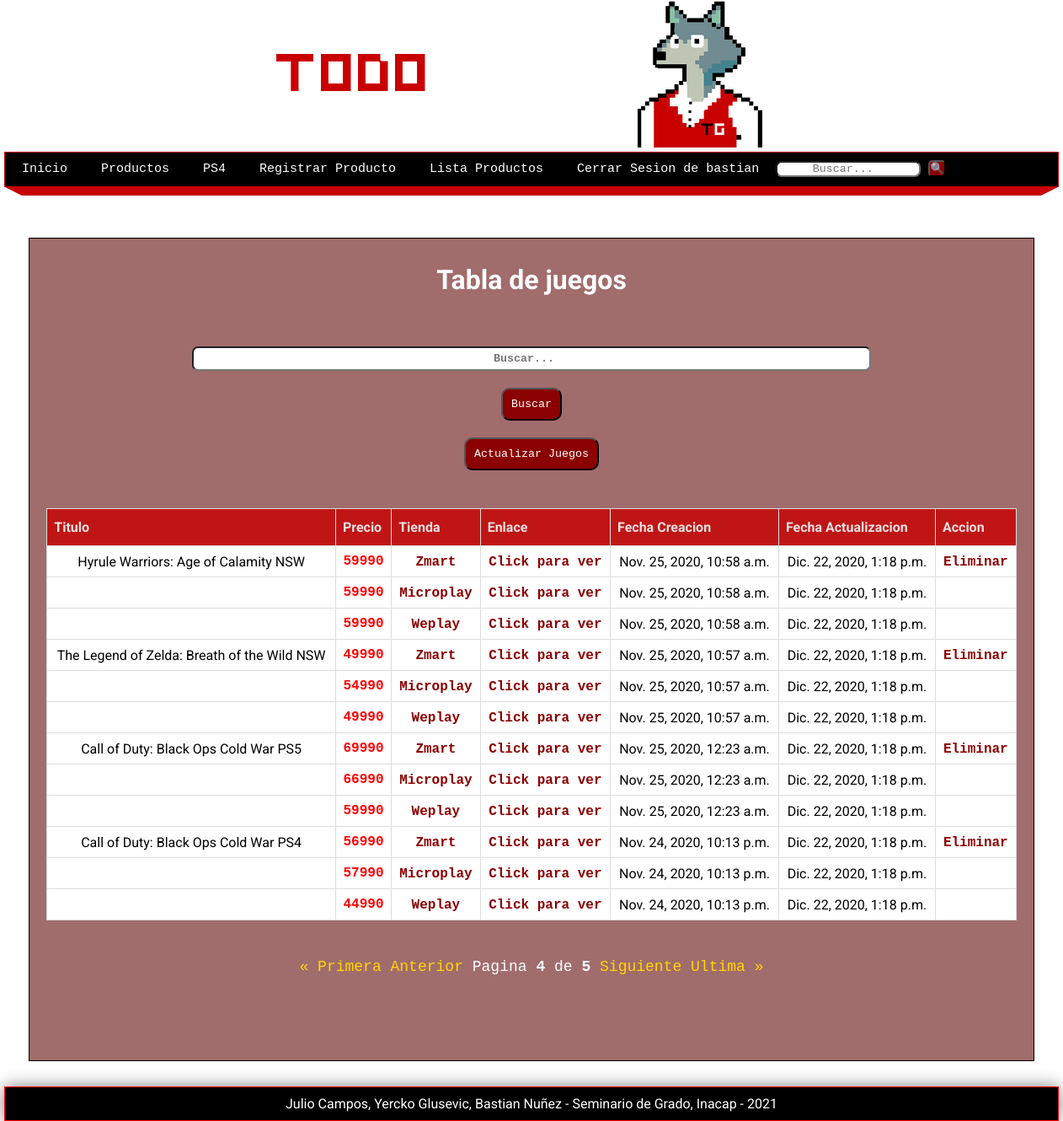
/juegos3/?page=4 (signed in), run on the app's committed database.
### pages/models.py (models this page shows, shortened)
class Game (models.Model):
    nombre = models.CharField(max_length=50)
    cod_juego = models.CharField(max_length=15, verbose_name='Codigo Juego')
    tienda1 = models.CharField(max_length=25, verbose_name='Zmart')
    tienda2 = models.CharField(max_length=25, verbose_name='MicroPlay')
    tienda3 = models.CharField(max_length=25, verbose_name='Weplay')
    precio1 = models.IntegerField(verbose_name='Precio Zmart')
    precio2 = models.IntegerField(verbose_name='Precio Microplay')
    precio3 = models.IntegerField(verbose_name='Precio Weplay')
    preciomasbajo = models.IntegerField(verbose_name='Precio mas bajo')
    enlace1 = models.CharField(max_length=250, verbose_name='Link Zmart')
    enlace2 = models.CharField(max_length=250, verbose_name='Link MicroPlay')
    enlace3 = models.CharField(max_length=250, verbose_name='Link Weplay')
    desc = RichTextField(default='null', verbose_name="Descripcion")
    link_imagen = models.TextField(default='null')
    created_at = models.DateTimeField(verbose_name='Creado el ')
    updated_at = models.DateTimeField(verbose_name='Editado el ')

### pages/views.py (the view)
# urls.py: path('juegos3/', views.juegos, name="juegos3"),
@login_required(login_url="login")
def juegos (request):
    search_term=''
    if 'search' in request.GET:
        search_term = request.GET['search']
        games = Game.objects.filter(Q(nombre__icontains=search_term))
        paginator = Paginator(games, 10)
    else:
        games = Game.objects.all()
        games = Game.objects.order_by('-updated_at')
        paginator = Paginator(games, 4)
    page = request.GET.get('page')
    page_games = paginator.get_page(page)
    context = {
        'title': 'Listado de Juegos',
        'games': page_games,
        'search_term': search_term
    }
    return render(request, "juegos3.html", context)

### pages/context_processors.py (called while the page is built)
def get_pages(request):
    pages = Page.objects.filter(visible=True).order_by('order').values_list('id', 'title', 'slug')
    return {
        'pages': pages
    }

### pages/templates/juegos3.html (shortened to what this page needs)
{% extends 'layouts/layout.html' %}
{% block content %}
    <h1>Tabla de juegos</h1>
    <p><br></p>
    <form class="busqueda" action="{% url 'juegos3' %}">
            <input class="busquedaInput" type="search" placeholder="Buscar..." aria-label="Search" name='search' value="{{search_term}}">
            <button class="botones" type="submit" >Buscar</button>
    </form>
    <form class="actualizar" action="{% url 'actualizar' %}">
            <button id="actualizarJuegos" class="botones" type="submit" >Actualizar Juegos</button>
    </form>
    <p><br></p>
    <table class="table table-bordered">
        <thead>
            <tr>
                <th id ="barrita">Titulo</th>
                <th id ="barrita">Precio</th>
                <th id ="barrita">Tienda</th>
                <th id ="barrita">Enlace</th>
                <th id ="barrita">Fecha Creacion</th>
                <th id ="barrita">Fecha Actualizacion</th>
                <th id ="barrita">Accion</th>
            </tr>
        </thead>
        <tbody id = "imagen1">
            {% if games %}
            {% for game in games %}
            <tr>
                <td id ="barrita">{{ game.nombre }}</td>
                <td id="precio-juego">{{ game.precio1 }}</td>
                <td id ="barrita"><a href="{{ game.enlace1 }}">{{ game.tienda1 }}</a></td>
                <td id ="barrita"><a href="{{ game.enlace1 }}">Click para ver</a></td>
                <td id ="barrita">{{ game.created_at }}</td>
                <td id ="barrita">{{ game.updated_at }}</td>
                <td id ="barrita"><a href="{% url 'delete' id=game.id %}">Eliminar</a></td>
            </tr>
            <tr>
                <td id ="barrita"></td>
                <td id="precio-juego">{{ game.precio2 }}</td>
                <td id ="barrita"><a href="{{ game.enlace2 }}">{{ game.tienda2 }}</a></td>
                <td id ="barrita"><a href="{{ game.enlace2 }}">Click para ver</a></td>
                <td id ="barrita">{{ game.created_at }}</td>
                <td id ="barrita">{{ game.updated_at }}</td>
                <td id ="barrita"></td>
            </tr>
            <tr>
                <td id ="barrita"></td>
                <td id="precio-juego">{{ game.precio3 }}</td>
                <td id ="barrita"><a href="{{ game.enlace3 }}">{{ game.tienda3 }}</a></td>
                <td id ="barrita"><a href="{{ game.enlace3 }}">Click para ver</a></td>
                <td id ="barrita">{{ game.created_at }}</td>
                <td id ="barrita">{{ game.updated_at }}</td>
                <td id ="barrita"></td>
            </tr>
            {% endfor %}
            {% else %}
            <h1>No hay registros guardados</h1>
            {% endif %}
        </tbody>
    </table>
    <p>
    <br>
    </p>
    {% include 'pagination.html' %}
{% endblock %}

### mainapp/templates/layouts/layout.html (shortened to what this page needs)
{% load static %}
<!DOCTYPE html>
<html lang="es">
<head>
    <link rel="stylesheet" type="text/css" href="{% static 'css/styles.css' %}" />
</head>
<body>
    <header>
    <div class="banner">
        <picture>
            <source media="(min-width:667px)" srcset="{% static 'images/banner.png'%}">
            <img src="{% static 'images/logo.png'%}" alt="TodoGames" style="width:auto;">
        </picture>
    </div>
    </header>
    <nav>
        <ul>
            <li>
                <a href="{% url 'index' %}">Inicio</a>
            </li>
            <li>
                <a href="{% url 'juegos' %}">Productos</a>
            </li>
            <li>
                <a href="http://127.0.0.1:8000/juegos/?search=ps4">PS4</a>
            </li>
            {% if user.email %}
                <li>
                    <a href="{% url 'guardar_full' %}">Registrar Producto</a>
                </li>
                <li>
                    <a href="{% url 'juegos3' %}">Lista Productos</a>
                </li>
                <li>
                    <a id="cerrarSesion" href="{% url 'logout' %}">Cerrar Sesion de {{user.username}}</a>
                </li>
            {% else %}
            <li>
                <a href="{% url 'login' %}">Identificarse</a>
            </li>
            {%endif%}
            <li>
            <form class="form-inline my-2 my-lg-1" action="{% url 'juegos' %}">
            <input
            class="busquedaInput"
            type="search"
            placeholder="Buscar..."
            aria-label="Search"
            name='search'
            value="{{search_term}}">
            <button class="botones2" type="submit" >🔍</button>
            </form>
            </li>
        </ul>
    </nav>
    <div class="barra">
        <span class="esquina-izquierda"></span>
        <span class="relleno-barra"></span>
        <span class="esquina-derecha"></span>
    </div>
    <div id="content">
        <div class="box">
            {% block content %}{% endblock %}
        </div>
    </div>
    <footer id="barrita">
        Julio Campos, Yercko Glusevic, Bastian Nuñez - Seminario de Grado, Inacap - {% now "Y" %}
    </footer>
</body>
</html>

### mainapp/static/css/styles.css (style rules this page uses)
* { margin: 0px; padding: 0px; font-family: 'Courier New', Courier, monospace; text-decoration: none; }
.box p, .box h1, .box h2, .box h3, .box ul { margin-top: 10px; margin-bottom: 10px; }
body { background-image:url(https://i.ibb.co/3cbMNZt/Sin-t-tulo-5.png); font-family: 'Open Sans', sans-serif; }
h1 { font-family: 'Roboto', sans-serif; color: white; }
p { color: white; font-family: 'Roboto', sans-serif; line-height:25px; }
#precio-juego { color: red; text-size-adjust: 100%; font-size: 100%; font-weight: bold; }
header { width: 1212px; height: 180px; background-color: transparent; margin: 0px auto; }
.banner { display: block; margin-left: auto; margin-right: auto; height: auto; width: 50%; max-width: 100%; }
#barrita { font-family: 'Roboto', sans-serif; }
#barrita a { color: darkred; font-weight: bold; }
nav { width: 1250px; height: 40px; background-color: black; border: 1px solid rgb(200, 0, 0); margin: 0 auto; font-size: 15px; text-decoration:none; }
nav ul { list-style: none; text-decoration: none; }
nav ul li { line-height: 40px; float: left; }
nav ul li a { display: block; padding-left: 20px; padding-right: 20px; color: white; }
.barra { width: 1250px; margin: 0 auto; }
.esquina-izquierda { display: block; border-left: 20px solid transparent; border-top: 10px solid rgb(200, 0, 0); float:left; }
.esquina-derecha { display: block; border-right: 20px solid transparent; border-top: 10px solid rgb(200, 0, 0); float:right; }
.relleno-barra { display: block; width: 1210px; height: 10px; background-color: rgb(200, 0, 0); float: left; }
#content { width: 1212px; min-height: 930px; text-align: center; margin: 0 auto; margin-bottom: 30px; margin-top: 60px; }
.box { background-color:rgba(121, 46, 46, 0.7); width: 95%; min-height: 935px; padding: 20px; border: 1px solid black; margin: 0 auto; color: black }
footer { width: 1250px; background-color: black; border: 1px solid red; color: white; text-align: center; padding-top: 10px; padding-bottom: 10px; box-shadow: 0px 0px 20px gray; margin: 0 auto; }
#imagen1 { background-color: white; max-width: 100%; height: auto; }
table { font-family: 'Roboto', sans-serif; border-collapse: collapse; width: 100%; }
table td, table th { border: 1px solid #ddd; padding: 8px; }
table tr:nth-child(even) { background-color: transparent; }
table th { padding-top: 12px; padding-bottom: 12px; text-align: left; background-color: rgb(200, 0, 0); opacity:0.8; color: white; }
.box form { width: 70%; }
.box form input, .box form label { display: block; padding: 5px; padding-left: 0px; font-weight: 900; }
.box form input { width: 100%; margin-bottom: 15px; }
.box form input[type="submit"], .box form input[type="button"], .box form button { padding: 10px; margin-top: 5px; background: darkred; border: 1 px solid black; color: white; }
a { color:gold; }
.busqueda { border: none; color: black; padding: 15px 32px; text-align: center; margin: auto; text-decoration: none; display: inline-block; font-size: 16px; }
.actualizar { text-align: center; margin: auto; }
.busquedaInput { text-align: center; margin: auto; border-radius: 7px; }
.botones { text-align: center; margin: auto; border-radius: 10px; }
.botones2 { text-align: center; margin: auto; border-radius: 5px; background-color: darkred; }
form { text-align: center; margin: auto; border-radius: 10px; }

### data on the page
Game: nombre "Hyrule Warriors: Age of Calamity NSW", precio1 "59990", tienda1 "Zmart", created_at "Nov. 25, 2020, 10:58 a.m.", updated_at "Dic. 22, 2020, 1:18 p.m.", precio2 "59990", tienda2 "Microplay", precio3 "59990", tienda3 "Weplay"
Game: nombre "The Legend of Zelda: Breath of the Wild NSW", precio1 "49990", tienda1 "Zmart", created_at "Nov. 25, 2020, 10:57 a.m.", updated_at "Dic. 22, 2020, 1:18 p.m.", precio2 "54990", tienda2 "Microplay", precio3 "49990", tienda3 "Weplay"
Game: nombre "Call of Duty: Black Ops Cold War PS5", precio1 "69990", tienda1 "Zmart", created_at "Nov. 25, 2020, 12:23 a.m.", updated_at "Dic. 22, 2020, 1:18 p.m.", precio2 "66990", tienda2 "Microplay", precio3 "59990", tienda3 "Weplay"
Game: nombre "Call of Duty: Black Ops Cold War PS4", precio1 "56990", tienda1 "Zmart", created_at "Nov. 24, 2020, 10:13 p.m.", updated_at "Dic. 22, 2020, 1:18 p.m.", precio2 "57990", tienda2 "Microplay", precio3 "44990", tienda3 "Weplay"

### other printed values
{{ user.username }} "bastian"
{{ games.number }} "4"
{{ games.paginator.num_pages }} "5"
